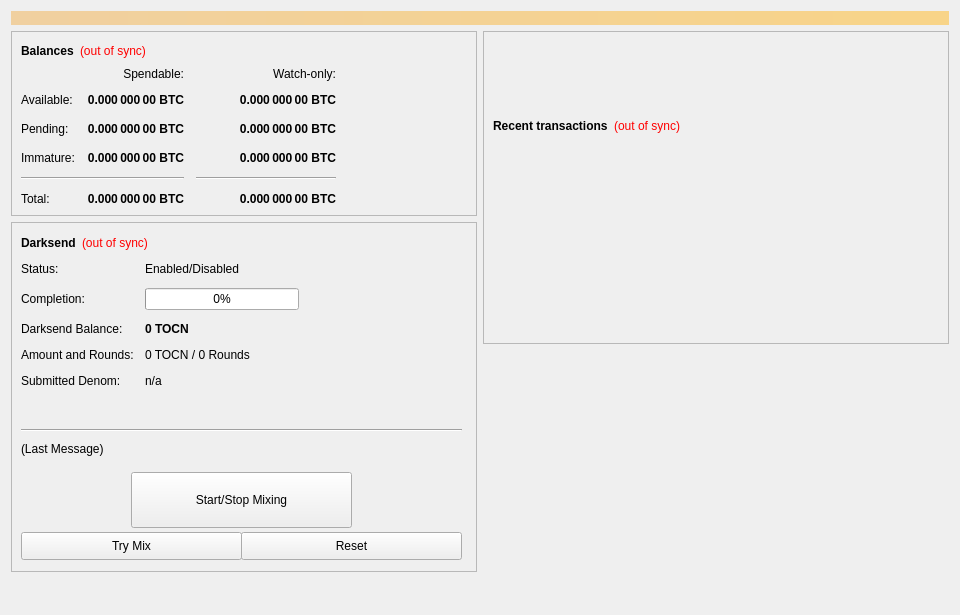
<?xml version="1.0" encoding="UTF-8"?>
<ui version="4.0">
 <class>OverviewPage</class>
 <widget class="QWidget" name="OverviewPage">
  <property name="geometry">
   <rect>
    <x>0</x>
    <y>0</y>
    <width>960</width>
    <height>615</height>
   </rect>
  </property>
  <property name="minimumSize">
   <size>
    <width>960</width>
    <height>0</height>
   </size>
  </property>
  <property name="windowTitle">
   <string>Form</string>
  </property>
  <layout class="QVBoxLayout" name="topLayout">
   <item>
    <widget class="QLabel" name="labelAlerts">
     <property name="visible">
      <bool>false</bool>
     </property>
     <property name="styleSheet">
      <string notr="true">background-color: qlineargradient(x1: 0, y1: 0, x2: 1, y2: 0, stop:0 #F0D0A0, stop:1 #F8D488); color:#000000;</string>
     </property>
     <property name="wordWrap">
      <bool>true</bool>
     </property>
     <property name="margin">
      <number>3</number>
     </property>
    </widget>
   </item>
   <item>
    <layout class="QHBoxLayout" name="horizontalLayout" stretch="1,1">
     <item>
      <layout class="QVBoxLayout" name="verticalLayout_2">
       <item>
        <widget class="QFrame" name="frame">
         <property name="frameShape">
          <enum>QFrame::StyledPanel</enum>
         </property>
         <property name="frameShadow">
          <enum>QFrame::Raised</enum>
         </property>
         <layout class="QVBoxLayout" name="verticalLayout_4">
          <item>
           <layout class="QHBoxLayout" name="horizontalLayout_4">
            <item>
             <widget class="QLabel" name="label_5">
              <property name="font">
               <font>
                <weight>75</weight>
                <bold>true</bold>
               </font>
              </property>
              <property name="text">
               <string>Balances</string>
              </property>
             </widget>
            </item>
            <item>
             <widget class="QLabel" name="labelWalletStatus">
              <property name="cursor">
               <cursorShape>WhatsThisCursor</cursorShape>
              </property>
              <property name="toolTip">
               <string>The displayed information may be out of date. Your wallet automatically synchronizes with the TOCN network after a connection is established, but this process has not completed yet.</string>
              </property>
              <property name="styleSheet">
               <string notr="true">QLabel { color: red; }</string>
              </property>
              <property name="text">
               <string notr="true">(out of sync)</string>
              </property>
              <property name="alignment">
               <set>Qt::AlignLeading|Qt::AlignLeft|Qt::AlignVCenter</set>
              </property>
             </widget>
            </item>
            <item>
             <spacer name="horizontalSpacer_3">
              <property name="orientation">
               <enum>Qt::Horizontal</enum>
              </property>
              <property name="sizeHint" stdset="0">
               <size>
                <width>40</width>
                <height>20</height>
               </size>
              </property>
             </spacer>
            </item>
           </layout>
          </item>
          <item>
           <layout class="QGridLayout" name="gridLayout">
            <property name="spacing">
             <number>12</number>
            </property>
            <item row="2" column="2">
             <widget class="QLabel" name="labelWatchPending">
              <property name="font">
               <font>
                <weight>75</weight>
                <bold>true</bold>
               </font>
              </property>
              <property name="cursor">
               <cursorShape>IBeamCursor</cursorShape>
              </property>
              <property name="toolTip">
               <string>Unconfirmed transactions to watch-only addresses</string>
              </property>
              <property name="text">
               <string notr="true">0.000 000 00 BTC</string>
              </property>
              <property name="alignment">
               <set>Qt::AlignRight|Qt::AlignTrailing|Qt::AlignVCenter</set>
              </property>
              <property name="textInteractionFlags">
               <set>Qt::LinksAccessibleByMouse|Qt::TextSelectableByKeyboard|Qt::TextSelectableByMouse</set>
              </property>
             </widget>
            </item>
            <item row="2" column="1">
             <widget class="QLabel" name="labelUnconfirmed">
              <property name="font">
               <font>
                <weight>75</weight>
                <bold>true</bold>
               </font>
              </property>
              <property name="cursor">
               <cursorShape>IBeamCursor</cursorShape>
              </property>
              <property name="toolTip">
               <string>Total of transactions that have yet to be confirmed, and do not yet count toward the spendable balance</string>
              </property>
              <property name="text">
               <string notr="true">0.000 000 00 BTC</string>
              </property>
              <property name="alignment">
               <set>Qt::AlignRight|Qt::AlignTrailing|Qt::AlignVCenter</set>
              </property>
              <property name="textInteractionFlags">
               <set>Qt::LinksAccessibleByMouse|Qt::TextSelectableByKeyboard|Qt::TextSelectableByMouse</set>
              </property>
             </widget>
            </item>
            <item row="3" column="2">
             <widget class="QLabel" name="labelWatchImmature">
              <property name="font">
               <font>
                <weight>75</weight>
                <bold>true</bold>
               </font>
              </property>
              <property name="cursor">
               <cursorShape>IBeamCursor</cursorShape>
              </property>
              <property name="toolTip">
               <string>Staked or masternode rewards in watch-only addresses that has not yet matured</string>
              </property>
              <property name="text">
               <string notr="true">0.000 000 00 BTC</string>
              </property>
              <property name="alignment">
               <set>Qt::AlignRight|Qt::AlignTrailing|Qt::AlignVCenter</set>
              </property>
              <property name="textInteractionFlags">
               <set>Qt::LinksAccessibleByMouse|Qt::TextSelectableByKeyboard|Qt::TextSelectableByMouse</set>
              </property>
             </widget>
            </item>
            <item row="4" column="0" colspan="2">
             <widget class="Line" name="lineSpendableBalance">
              <property name="orientation">
               <enum>Qt::Horizontal</enum>
              </property>
             </widget>
            </item>
            <item row="4" column="2">
             <widget class="Line" name="lineWatchBalance">
              <property name="sizePolicy">
               <sizepolicy hsizetype="Preferred" vsizetype="Fixed">
                <horstretch>0</horstretch>
                <verstretch>0</verstretch>
               </sizepolicy>
              </property>
              <property name="minimumSize">
               <size>
                <width>140</width>
                <height>0</height>
               </size>
              </property>
              <property name="orientation">
               <enum>Qt::Horizontal</enum>
              </property>
             </widget>
            </item>
            <item row="5" column="0">
             <widget class="QLabel" name="labelTotalText">
              <property name="text">
               <string>Total:</string>
              </property>
             </widget>
            </item>
            <item row="3" column="1">
             <widget class="QLabel" name="labelImmature">
              <property name="font">
               <font>
                <weight>75</weight>
                <bold>true</bold>
               </font>
              </property>
              <property name="cursor">
               <cursorShape>IBeamCursor</cursorShape>
              </property>
              <property name="toolTip">
               <string>Staked or masternode rewards that has not yet matured</string>
              </property>
              <property name="text">
               <string notr="true">0.000 000 00 BTC</string>
              </property>
              <property name="alignment">
               <set>Qt::AlignRight|Qt::AlignTrailing|Qt::AlignVCenter</set>
              </property>
              <property name="textInteractionFlags">
               <set>Qt::LinksAccessibleByMouse|Qt::TextSelectableByKeyboard|Qt::TextSelectableByMouse</set>
              </property>
             </widget>
            </item>
            <item row="2" column="3">
             <spacer name="horizontalSpacer_2">
              <property name="orientation">
               <enum>Qt::Horizontal</enum>
              </property>
              <property name="sizeHint" stdset="0">
               <size>
                <width>40</width>
                <height>20</height>
               </size>
              </property>
             </spacer>
            </item>
            <item row="3" column="0">
             <widget class="QLabel" name="labelImmatureText">
              <property name="text">
               <string>Immature:</string>
              </property>
             </widget>
            </item>
            <item row="5" column="1">
             <widget class="QLabel" name="labelTotal">
              <property name="font">
               <font>
                <weight>75</weight>
                <bold>true</bold>
               </font>
              </property>
              <property name="cursor">
               <cursorShape>IBeamCursor</cursorShape>
              </property>
              <property name="toolTip">
               <string>Your current total balance</string>
              </property>
              <property name="text">
               <string notr="true">0.000 000 00 BTC</string>
              </property>
              <property name="alignment">
               <set>Qt::AlignRight|Qt::AlignTrailing|Qt::AlignVCenter</set>
              </property>
              <property name="textInteractionFlags">
               <set>Qt::LinksAccessibleByMouse|Qt::TextSelectableByKeyboard|Qt::TextSelectableByMouse</set>
              </property>
             </widget>
            </item>
            <item row="5" column="2">
             <widget class="QLabel" name="labelWatchTotal">
              <property name="font">
               <font>
                <weight>75</weight>
                <bold>true</bold>
               </font>
              </property>
              <property name="cursor">
               <cursorShape>IBeamCursor</cursorShape>
              </property>
              <property name="toolTip">
               <string>Current total balance in watch-only addresses</string>
              </property>
              <property name="text">
               <string notr="true">0.000 000 00 BTC</string>
              </property>
              <property name="alignment">
               <set>Qt::AlignRight|Qt::AlignTrailing|Qt::AlignVCenter</set>
              </property>
              <property name="textInteractionFlags">
               <set>Qt::LinksAccessibleByMouse|Qt::TextSelectableByKeyboard|Qt::TextSelectableByMouse</set>
              </property>
             </widget>
            </item>
            <item row="0" column="2">
             <widget class="QLabel" name="labelWatchonly">
              <property name="text">
               <string>Watch-only:</string>
              </property>
              <property name="alignment">
               <set>Qt::AlignRight|Qt::AlignTrailing|Qt::AlignVCenter</set>
              </property>
             </widget>
            </item>
            <item row="1" column="0">
             <widget class="QLabel" name="labelBalanceText">
              <property name="text">
               <string>Available:</string>
              </property>
             </widget>
            </item>
            <item row="1" column="1">
             <widget class="QLabel" name="labelBalance">
              <property name="font">
               <font>
                <weight>75</weight>
                <bold>true</bold>
               </font>
              </property>
              <property name="cursor">
               <cursorShape>IBeamCursor</cursorShape>
              </property>
              <property name="toolTip">
               <string>Your current spendable balance</string>
              </property>
              <property name="text">
               <string notr="true">0.000 000 00 BTC</string>
              </property>
              <property name="alignment">
               <set>Qt::AlignRight|Qt::AlignTrailing|Qt::AlignVCenter</set>
              </property>
              <property name="textInteractionFlags">
               <set>Qt::LinksAccessibleByMouse|Qt::TextSelectableByKeyboard|Qt::TextSelectableByMouse</set>
              </property>
             </widget>
            </item>
            <item row="1" column="2">
             <widget class="QLabel" name="labelWatchAvailable">
              <property name="font">
               <font>
                <weight>75</weight>
                <bold>true</bold>
               </font>
              </property>
              <property name="cursor">
               <cursorShape>IBeamCursor</cursorShape>
              </property>
              <property name="toolTip">
               <string>Your current balance in watch-only addresses</string>
              </property>
              <property name="text">
               <string notr="true">0.000 000 00 BTC</string>
              </property>
              <property name="alignment">
               <set>Qt::AlignRight|Qt::AlignTrailing|Qt::AlignVCenter</set>
              </property>
              <property name="textInteractionFlags">
               <set>Qt::LinksAccessibleByMouse|Qt::TextSelectableByKeyboard|Qt::TextSelectableByMouse</set>
              </property>
             </widget>
            </item>
            <item row="2" column="0">
             <widget class="QLabel" name="labelPendingText">
              <property name="text">
               <string>Pending:</string>
              </property>
             </widget>
            </item>
            <item row="0" column="1">
             <widget class="QLabel" name="labelSpendable">
              <property name="text">
               <string>Spendable:</string>
              </property>
              <property name="alignment">
               <set>Qt::AlignRight|Qt::AlignTrailing|Qt::AlignVCenter</set>
              </property>
             </widget>
            </item>
           </layout>
          </item>
         </layout>
        </widget>
       </item>
       <item>
        <widget class="QFrame" name="frameDarksend">
         <property name="minimumSize">
          <size>
           <width>0</width>
           <height>350</height>
          </size>
         </property>
         <property name="layoutDirection">
          <enum>Qt::LeftToRight</enum>
         </property>
         <property name="frameShape">
          <enum>QFrame::StyledPanel</enum>
         </property>
         <property name="frameShadow">
          <enum>QFrame::Raised</enum>
         </property>
         <widget class="QWidget" name="formLayoutWidget">
          <property name="geometry">
           <rect>
            <x>10</x>
            <y>40</y>
            <width>451</width>
            <height>161</height>
           </rect>
          </property>
          <layout class="QFormLayout" name="formLayout">
           <property name="fieldGrowthPolicy">
            <enum>QFormLayout::AllNonFixedFieldsGrow</enum>
           </property>
           <property name="horizontalSpacing">
            <number>11</number>
           </property>
           <property name="verticalSpacing">
            <number>12</number>
           </property>
           <item row="0" column="0">
            <widget class="QLabel" name="label_6">
             <property name="text">
              <string>Status:</string>
             </property>
            </widget>
           </item>
           <item row="1" column="0">
            <widget class="QLabel" name="label_7">
             <property name="text">
              <string>Completion:</string>
             </property>
            </widget>
           </item>
           <item row="1" column="1">
            <widget class="QProgressBar" name="DarksendProgress">
             <property name="maximumSize">
              <size>
               <width>154</width>
               <height>16777215</height>
              </size>
             </property>
             <property name="value">
              <number>0</number>
             </property>
            </widget>
           </item>
           <item row="2" column="0">
            <widget class="QLabel" name="labelAnonymizedText">
             <property name="text">
              <string>Darksend Balance:</string>
             </property>
            </widget>
           </item>
           <item row="2" column="1">
            <widget class="QLabel" name="labelAnonymized">
             <property name="font">
              <font>
               <weight>75</weight>
               <bold>true</bold>
              </font>
             </property>
             <property name="text">
              <string notr="true">0 TOCN</string>
             </property>
            </widget>
           </item>
           <item row="3" column="0">
            <widget class="QLabel" name="label_8">
             <property name="text">
              <string>Amount and Rounds:</string>
             </property>
            </widget>
           </item>
           <item row="3" column="1">
            <widget class="QLabel" name="labelAmountRounds">
             <property name="text">
              <string>0 TOCN / 0 Rounds</string>
             </property>
            </widget>
           </item>
           <item row="4" column="0">
            <widget class="QLabel" name="label_9">
             <property name="text">
              <string>Submitted Denom:</string>
             </property>
            </widget>
           </item>
           <item row="4" column="1">
            <widget class="QLabel" name="labelSubmittedDenom">
             <property name="toolTip">
              <string>The denominations you submitted to the Masternode.&lt;br&gt;To mix, other users must submit the exact same denominations.</string>
             </property>
             <property name="text">
              <string>n/a</string>
             </property>
            </widget>
           </item>
           <item row="0" column="1">
            <widget class="QLabel" name="DarksendEnabled">
             <property name="text">
              <string>Enabled/Disabled</string>
             </property>
            </widget>
           </item>
          </layout>
         </widget>
         <widget class="QPushButton" name="runAutoDenom">
          <property name="geometry">
           <rect>
            <x>251</x>
            <y>17</y>
            <width>1</width>
            <height>1</height>
           </rect>
          </property>
          <property name="palette">
           <palette>
            <active>
             <colorrole role="WindowText">
              <brush brushstyle="SolidPattern">
               <color alpha="255">
                <red>0</red>
                <green>0</green>
                <blue>0</blue>
               </color>
              </brush>
             </colorrole>
             <colorrole role="Button">
              <brush brushstyle="SolidPattern">
               <color alpha="255">
                <red>239</red>
                <green>238</green>
                <blue>238</blue>
               </color>
              </brush>
             </colorrole>
             <colorrole role="Light">
              <brush brushstyle="SolidPattern">
               <color alpha="255">
                <red>255</red>
                <green>255</green>
                <blue>255</blue>
               </color>
              </brush>
             </colorrole>
             <colorrole role="Midlight">
              <brush brushstyle="SolidPattern">
               <color alpha="255">
                <red>247</red>
                <green>246</green>
                <blue>246</blue>
               </color>
              </brush>
             </colorrole>
             <colorrole role="Dark">
              <brush brushstyle="SolidPattern">
               <color alpha="255">
                <red>119</red>
                <green>119</green>
                <blue>119</blue>
               </color>
              </brush>
             </colorrole>
             <colorrole role="Mid">
              <brush brushstyle="SolidPattern">
               <color alpha="255">
                <red>159</red>
                <green>159</green>
                <blue>159</blue>
               </color>
              </brush>
             </colorrole>
             <colorrole role="Text">
              <brush brushstyle="SolidPattern">
               <color alpha="255">
                <red>0</red>
                <green>0</green>
                <blue>0</blue>
               </color>
              </brush>
             </colorrole>
             <colorrole role="BrightText">
              <brush brushstyle="SolidPattern">
               <color alpha="255">
                <red>255</red>
                <green>255</green>
                <blue>255</blue>
               </color>
              </brush>
             </colorrole>
             <colorrole role="ButtonText">
              <brush brushstyle="SolidPattern">
               <color alpha="255">
                <red>0</red>
                <green>0</green>
                <blue>0</blue>
               </color>
              </brush>
             </colorrole>
             <colorrole role="Base">
              <brush brushstyle="SolidPattern">
               <color alpha="255">
                <red>255</red>
                <green>255</green>
                <blue>255</blue>
               </color>
              </brush>
             </colorrole>
             <colorrole role="Window">
              <brush brushstyle="SolidPattern">
               <color alpha="255">
                <red>239</red>
                <green>238</green>
                <blue>238</blue>
               </color>
              </brush>
             </colorrole>
             <colorrole role="Shadow">
              <brush brushstyle="SolidPattern">
               <color alpha="255">
                <red>0</red>
                <green>0</green>
                <blue>0</blue>
               </color>
              </brush>
             </colorrole>
             <colorrole role="AlternateBase">
              <brush brushstyle="SolidPattern">
               <color alpha="255">
                <red>247</red>
                <green>246</green>
                <blue>246</blue>
               </color>
              </brush>
             </colorrole>
             <colorrole role="ToolTipBase">
              <brush brushstyle="SolidPattern">
               <color alpha="255">
                <red>255</red>
                <green>255</green>
                <blue>220</blue>
               </color>
              </brush>
             </colorrole>
             <colorrole role="ToolTipText">
              <brush brushstyle="SolidPattern">
               <color alpha="255">
                <red>0</red>
                <green>0</green>
                <blue>0</blue>
               </color>
              </brush>
             </colorrole>
            </active>
            <inactive>
             <colorrole role="WindowText">
              <brush brushstyle="SolidPattern">
               <color alpha="255">
                <red>0</red>
                <green>0</green>
                <blue>0</blue>
               </color>
              </brush>
             </colorrole>
             <colorrole role="Button">
              <brush brushstyle="SolidPattern">
               <color alpha="255">
                <red>239</red>
                <green>238</green>
                <blue>238</blue>
               </color>
              </brush>
             </colorrole>
             <colorrole role="Light">
              <brush brushstyle="SolidPattern">
               <color alpha="255">
                <red>255</red>
                <green>255</green>
                <blue>255</blue>
               </color>
              </brush>
             </colorrole>
             <colorrole role="Midlight">
              <brush brushstyle="SolidPattern">
               <color alpha="255">
                <red>247</red>
                <green>246</green>
                <blue>246</blue>
               </color>
              </brush>
             </colorrole>
             <colorrole role="Dark">
              <brush brushstyle="SolidPattern">
               <color alpha="255">
                <red>119</red>
                <green>119</green>
                <blue>119</blue>
               </color>
              </brush>
             </colorrole>
             <colorrole role="Mid">
              <brush brushstyle="SolidPattern">
               <color alpha="255">
                <red>159</red>
                <green>159</green>
                <blue>159</blue>
               </color>
              </brush>
             </colorrole>
             <colorrole role="Text">
              <brush brushstyle="SolidPattern">
               <color alpha="255">
                <red>0</red>
                <green>0</green>
                <blue>0</blue>
               </color>
              </brush>
             </colorrole>
             <colorrole role="BrightText">
              <brush brushstyle="SolidPattern">
               <color alpha="255">
                <red>255</red>
                <green>255</green>
                <blue>255</blue>
               </color>
              </brush>
             </colorrole>
             <colorrole role="ButtonText">
              <brush brushstyle="SolidPattern">
               <color alpha="255">
                <red>0</red>
                <green>0</green>
                <blue>0</blue>
               </color>
              </brush>
             </colorrole>
             <colorrole role="Base">
              <brush brushstyle="SolidPattern">
               <color alpha="255">
                <red>255</red>
                <green>255</green>
                <blue>255</blue>
               </color>
              </brush>
             </colorrole>
             <colorrole role="Window">
              <brush brushstyle="SolidPattern">
               <color alpha="255">
                <red>239</red>
                <green>238</green>
                <blue>238</blue>
               </color>
              </brush>
             </colorrole>
             <colorrole role="Shadow">
              <brush brushstyle="SolidPattern">
               <color alpha="255">
                <red>0</red>
                <green>0</green>
                <blue>0</blue>
               </color>
              </brush>
             </colorrole>
             <colorrole role="AlternateBase">
              <brush brushstyle="SolidPattern">
               <color alpha="255">
                <red>247</red>
                <green>246</green>
                <blue>246</blue>
               </color>
              </brush>
             </colorrole>
             <colorrole role="ToolTipBase">
              <brush brushstyle="SolidPattern">
               <color alpha="255">
                <red>255</red>
                <green>255</green>
                <blue>220</blue>
               </color>
              </brush>
             </colorrole>
             <colorrole role="ToolTipText">
              <brush brushstyle="SolidPattern">
               <color alpha="255">
                <red>0</red>
                <green>0</green>
                <blue>0</blue>
               </color>
              </brush>
             </colorrole>
            </inactive>
            <disabled>
             <colorrole role="WindowText">
              <brush brushstyle="SolidPattern">
               <color alpha="255">
                <red>119</red>
                <green>119</green>
                <blue>119</blue>
               </color>
              </brush>
             </colorrole>
             <colorrole role="Button">
              <brush brushstyle="SolidPattern">
               <color alpha="255">
                <red>239</red>
                <green>238</green>
                <blue>238</blue>
               </color>
              </brush>
             </colorrole>
             <colorrole role="Light">
              <brush brushstyle="SolidPattern">
               <color alpha="255">
                <red>255</red>
                <green>255</green>
                <blue>255</blue>
               </color>
              </brush>
             </colorrole>
             <colorrole role="Midlight">
              <brush brushstyle="SolidPattern">
               <color alpha="255">
                <red>247</red>
                <green>246</green>
                <blue>246</blue>
               </color>
              </brush>
             </colorrole>
             <colorrole role="Dark">
              <brush brushstyle="SolidPattern">
               <color alpha="255">
                <red>119</red>
                <green>119</green>
                <blue>119</blue>
               </color>
              </brush>
             </colorrole>
             <colorrole role="Mid">
              <brush brushstyle="SolidPattern">
               <color alpha="255">
                <red>159</red>
                <green>159</green>
                <blue>159</blue>
               </color>
              </brush>
             </colorrole>
             <colorrole role="Text">
              <brush brushstyle="SolidPattern">
               <color alpha="255">
                <red>119</red>
                <green>119</green>
                <blue>119</blue>
               </color>
              </brush>
             </colorrole>
             <colorrole role="BrightText">
              <brush brushstyle="SolidPattern">
               <color alpha="255">
                <red>255</red>
                <green>255</green>
                <blue>255</blue>
               </color>
              </brush>
             </colorrole>
             <colorrole role="ButtonText">
              <brush brushstyle="SolidPattern">
               <color alpha="255">
                <red>119</red>
                <green>119</green>
                <blue>119</blue>
               </color>
              </brush>
             </colorrole>
             <colorrole role="Base">
              <brush brushstyle="SolidPattern">
               <color alpha="255">
                <red>239</red>
                <green>238</green>
                <blue>238</blue>
               </color>
              </brush>
             </colorrole>
             <colorrole role="Window">
              <brush brushstyle="SolidPattern">
               <color alpha="255">
                <red>239</red>
                <green>238</green>
                <blue>238</blue>
               </color>
              </brush>
             </colorrole>
             <colorrole role="Shadow">
              <brush brushstyle="SolidPattern">
               <color alpha="255">
                <red>0</red>
                <green>0</green>
                <blue>0</blue>
               </color>
              </brush>
             </colorrole>
             <colorrole role="AlternateBase">
              <brush brushstyle="SolidPattern">
               <color alpha="255">
                <red>239</red>
                <green>238</green>
                <blue>238</blue>
               </color>
              </brush>
             </colorrole>
             <colorrole role="ToolTipBase">
              <brush brushstyle="SolidPattern">
               <color alpha="255">
                <red>255</red>
                <green>255</green>
                <blue>220</blue>
               </color>
              </brush>
             </colorrole>
             <colorrole role="ToolTipText">
              <brush brushstyle="SolidPattern">
               <color alpha="255">
                <red>0</red>
                <green>0</green>
                <blue>0</blue>
               </color>
              </brush>
             </colorrole>
            </disabled>
           </palette>
          </property>
          <property name="focusPolicy">
           <enum>Qt::NoFocus</enum>
          </property>
          <property name="autoFillBackground">
           <bool>true</bool>
          </property>
          <property name="text">
           <string/>
          </property>
          <property name="flat">
           <bool>true</bool>
          </property>
         </widget>
         <widget class="QPushButton" name="toggleDarksend">
          <property name="geometry">
           <rect>
            <x>120</x>
            <y>250</y>
            <width>221</width>
            <height>56</height>
           </rect>
          </property>
          <property name="sizePolicy">
           <sizepolicy hsizetype="MinimumExpanding" vsizetype="Fixed">
            <horstretch>0</horstretch>
            <verstretch>0</verstretch>
           </sizepolicy>
          </property>
          <property name="text">
           <string>Start/Stop Mixing</string>
          </property>
         </widget>
         <widget class="Line" name="lineLastMessage">
          <property name="geometry">
           <rect>
            <x>10</x>
            <y>200</y>
            <width>441</width>
            <height>16</height>
           </rect>
          </property>
          <property name="orientation">
           <enum>Qt::Horizontal</enum>
          </property>
         </widget>
         <widget class="QLabel" name="DarksendStatus">
          <property name="geometry">
           <rect>
            <x>10</x>
            <y>220</y>
            <width>451</width>
            <height>61</height>
           </rect>
          </property>
          <property name="minimumSize">
           <size>
            <width>288</width>
            <height>43</height>
           </size>
          </property>
          <property name="text">
           <string>(Last Message)</string>
          </property>
          <property name="alignment">
           <set>Qt::AlignLeading|Qt::AlignLeft|Qt::AlignTop</set>
          </property>
          <property name="wordWrap">
           <bool>true</bool>
          </property>
         </widget>
         <widget class="QPushButton" name="DarksendAuto">
          <property name="geometry">
           <rect>
            <x>10</x>
            <y>310</y>
            <width>221</width>
            <height>28</height>
           </rect>
          </property>
          <property name="sizePolicy">
           <sizepolicy hsizetype="MinimumExpanding" vsizetype="Fixed">
            <horstretch>0</horstretch>
            <verstretch>0</verstretch>
           </sizepolicy>
          </property>
          <property name="toolTip">
           <string>Try to manually submit a Darksend request.</string>
          </property>
          <property name="text">
           <string>Try Mix</string>
          </property>
         </widget>
         <widget class="QPushButton" name="DarksendReset">
          <property name="geometry">
           <rect>
            <x>230</x>
            <y>310</y>
            <width>221</width>
            <height>28</height>
           </rect>
          </property>
          <property name="sizePolicy">
           <sizepolicy hsizetype="MinimumExpanding" vsizetype="Fixed">
            <horstretch>0</horstretch>
            <verstretch>0</verstretch>
           </sizepolicy>
          </property>
          <property name="toolTip">
           <string>Reset the current status of Darksend (can interrupt Darksend if it's in the process of Mixing, which can cost you money!)</string>
          </property>
          <property name="autoFillBackground">
           <bool>false</bool>
          </property>
          <property name="text">
           <string>Reset</string>
          </property>
         </widget>
         <widget class="QWidget" name="layoutWidget">
          <property name="geometry">
           <rect>
            <x>10</x>
            <y>10</y>
            <width>431</width>
            <height>22</height>
           </rect>
          </property>
          <layout class="QHBoxLayout" name="horizontalLayout_5">
           <item>
            <widget class="QLabel" name="label_2">
             <property name="font">
              <font>
               <weight>75</weight>
               <bold>true</bold>
              </font>
             </property>
             <property name="text">
              <string>Darksend</string>
             </property>
            </widget>
           </item>
           <item>
            <widget class="QLabel" name="labelDarksendSyncStatus">
             <property name="toolTip">
              <string>The displayed information may be out of date. Your wallet automatically synchronizes with the TOCN network after a connection is established, but this process has not completed yet.</string>
             </property>
             <property name="styleSheet">
              <string notr="true">QLabel { color: red; }</string>
             </property>
             <property name="text">
              <string notr="true">(out of sync)</string>
             </property>
             <property name="alignment">
              <set>Qt::AlignLeading|Qt::AlignLeft|Qt::AlignVCenter</set>
             </property>
            </widget>
           </item>
           <item>
            <spacer name="horizontalSpacer_4">
             <property name="orientation">
              <enum>Qt::Horizontal</enum>
             </property>
             <property name="sizeHint" stdset="0">
              <size>
               <width>40</width>
               <height>20</height>
              </size>
             </property>
            </spacer>
           </item>
          </layout>
         </widget>
        </widget>
       </item>
       <item>
        <spacer name="verticalSpacer">
         <property name="orientation">
          <enum>Qt::Vertical</enum>
         </property>
         <property name="sizeHint" stdset="0">
          <size>
           <width>20</width>
           <height>40</height>
          </size>
         </property>
        </spacer>
       </item>
      </layout>
     </item>
     <item>
      <layout class="QVBoxLayout" name="verticalLayout_3">
       <item>
        <widget class="QFrame" name="frame_2">
         <property name="frameShape">
          <enum>QFrame::StyledPanel</enum>
         </property>
         <property name="frameShadow">
          <enum>QFrame::Raised</enum>
         </property>
         <layout class="QVBoxLayout" name="verticalLayout">
          <item>
           <spacer name="verticalSpacer_3">
            <property name="orientation">
             <enum>Qt::Vertical</enum>
            </property>
            <property name="sizeType">
             <enum>QSizePolicy::Fixed</enum>
            </property>
            <property name="sizeHint" stdset="0">
             <size>
              <width>20</width>
              <height>75</height>
             </size>
            </property>
           </spacer>
          </item>
          <item>
           <layout class="QHBoxLayout" name="horizontalLayout_2">
            <item>
             <widget class="QLabel" name="label_4">
              <property name="font">
               <font>
                <weight>75</weight>
                <bold>true</bold>
               </font>
              </property>
              <property name="text">
               <string>Recent transactions</string>
              </property>
             </widget>
            </item>
            <item>
             <widget class="QLabel" name="labelTransactionsStatus">
              <property name="cursor">
               <cursorShape>WhatsThisCursor</cursorShape>
              </property>
              <property name="toolTip">
               <string>The displayed information may be out of date. Your wallet automatically synchronizes with the TOCN network after a connection is established, but this process has not completed yet.</string>
              </property>
              <property name="styleSheet">
               <string notr="true">QLabel { color: red; }</string>
              </property>
              <property name="text">
               <string notr="true">(out of sync)</string>
              </property>
              <property name="alignment">
               <set>Qt::AlignRight|Qt::AlignTrailing|Qt::AlignVCenter</set>
              </property>
             </widget>
            </item>
            <item>
             <spacer name="horizontalSpacer">
              <property name="orientation">
               <enum>Qt::Horizontal</enum>
              </property>
              <property name="sizeHint" stdset="0">
               <size>
                <width>40</width>
                <height>20</height>
               </size>
              </property>
             </spacer>
            </item>
           </layout>
          </item>
          <item>
           <widget class="QListView" name="listTransactions">
            <property name="styleSheet">
             <string notr="true">QListView { background: transparent; }</string>
            </property>
            <property name="frameShape">
             <enum>QFrame::NoFrame</enum>
            </property>
            <property name="verticalScrollBarPolicy">
             <enum>Qt::ScrollBarAlwaysOff</enum>
            </property>
            <property name="horizontalScrollBarPolicy">
             <enum>Qt::ScrollBarAlwaysOff</enum>
            </property>
            <property name="selectionMode">
             <enum>QAbstractItemView::NoSelection</enum>
            </property>
           </widget>
          </item>
         </layout>
        </widget>
       </item>
       <item>
        <spacer name="verticalSpacer_2">
         <property name="orientation">
          <enum>Qt::Vertical</enum>
         </property>
         <property name="sizeType">
          <enum>QSizePolicy::Expanding</enum>
         </property>
         <property name="sizeHint" stdset="0">
          <size>
           <width>20</width>
           <height>40</height>
          </size>
         </property>
        </spacer>
       </item>
      </layout>
     </item>
    </layout>
   </item>
  </layout>
 </widget>
 <resources/>
 <connections/>
</ui>
